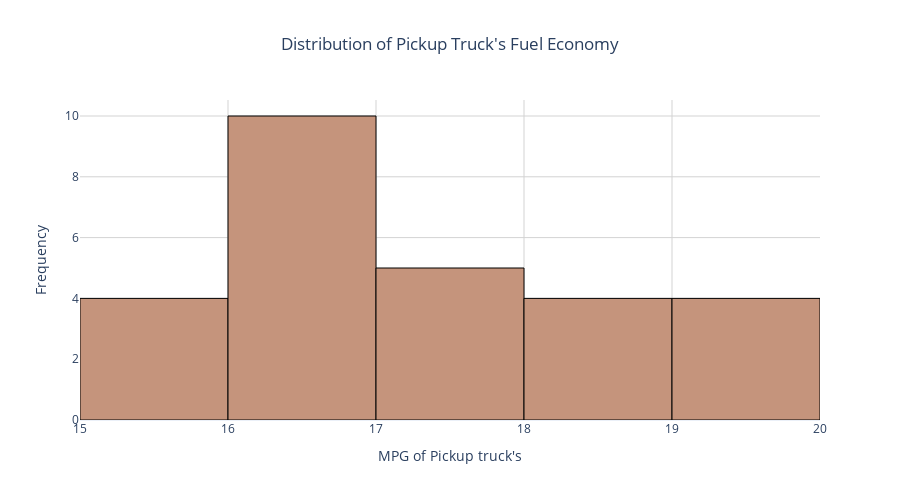

Source (notebook cell):
### Code cell
''' Create a histogram to visualize the distribution of Pickup trucks Fuel Economy '''

# Create histogram
figfe5 = px.histogram(
    fueleconomy,
    x="Pickup truck",
    nbins=5,
    title="Distribution of Pickup Truck's Fuel Economy",
    color_discrete_sequence=[colors["fueleconomy"]]
)

# Customize layout
figfe5.update_layout(
    template="plotly_white",
    title_x=0.5,
    xaxis_title="MPG of Pickup truck's",
    yaxis_title="Frequency",
    xaxis=dict(showgrid=True, gridcolor="lightgray"),
    yaxis=dict(showgrid=True, gridcolor="lightgray"),
    hovermode="x unified",
    height=500
)

figfe5.update_traces(marker_line_color="black", marker_line_width=1, opacity=1)

figfe5.show()

### Figure 1 — Plotly figure (JSON) as saved in the notebook; plotly's stock layout.template omitted (floating-point values rounded to 4 significant figures)
{"data": [{"bingroup": "x", "hovertemplate": "Pickup truck=%{x}<br>count=%{y}<extra></extra>", "legendgroup": "", "marker": {"color": "#C5947C", "line": {"color": "black", "width": 1}, "pattern": {"shape": ""}}, "name": "", "nbinsx": 5, "opacity": 1, "orientation": "v", "showlegend": false, "type": "histogram", "x": [16.89, 17.15, 16.84, 17.0, 16.29, 16.65, 15.95, 15.75, 16.08, 15.74, 15.85, 16.14, 16.17, 16.48, 16.9, 16.85, 17.24, 17.21, 17.47, 18.04, 18.81, 18.92, 18.92, 19.11, 19.03, 19.19, 19.4], "xaxis": "x", "yaxis": "y"}], "layout": {"barmode": "relative", "height": 500, "hovermode": "x unified", "legend": {"tracegroupgap": 0}, "title": {"text": "Distribution of Pickup Truck's Fuel Economy", "x": 0.5}, "xaxis": {"anchor": "y", "domain": [0, 1], "gridcolor": "lightgray", "showgrid": true, "title": {"text": "MPG of Pickup truck's"}}, "yaxis": {"anchor": "x", "domain": [0, 1], "gridcolor": "lightgray", "showgrid": true, "title": {"text": "Frequency"}}}}
